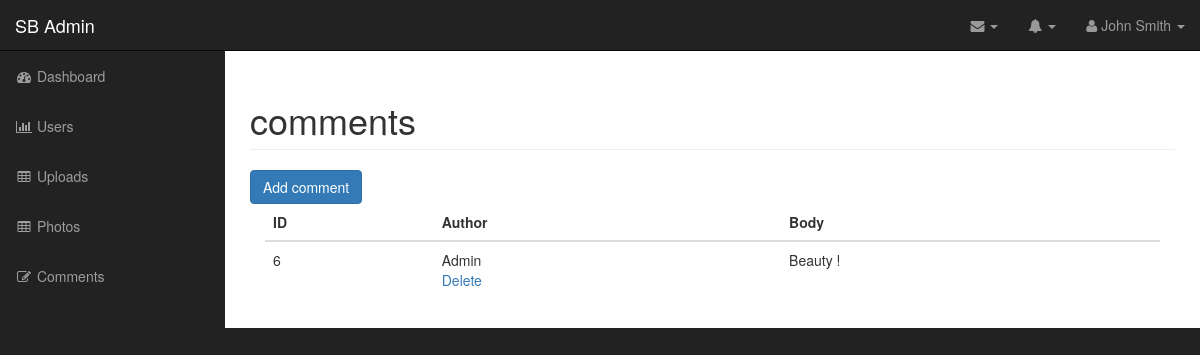
Screenshot of /admin/comment_photo.php?id=15 (signed in) with the database file from the repository.
### tables this page shows
CREATE TABLE `comments` (
  `id` int(11) NOT NULL,
  `photo_id` int(11) NOT NULL,
  `author` varchar(255) NOT NULL,
  `body` text NOT NULL
);

### admin/includes/database.php (called while the page is built, shortened)
<?php
class Database{
public $connection;
public function open_db_connection(){
$this->connection = new  mysqli(DB_HOST,DB_USER,DB_PASS,DB_NAME);
	}
public function query($sql){
	$result = $this->connection->query($sql);
	return $result;
}
public function escape_string($string){
		$escaped_string =$this->connection->real_escape_string($string);
		return $escaped_string;
}
}
$database = new Database();
 ?>

### admin/includes/comment.php (called while the page is built, shortened)
<?php
class Comment extends Db_object{
		protected static $db_table = "comments";
		public static function find_comment($photo_id=0){
			global $database;
			$photo_id = $database->escape_string($photo_id) ;
			$sql = "SELECT * FROM " . self::$db_table . " WHERE ";
			$sql .=	"photo_id = '{$photo_id}' ";
			$sql .= "ORDER BY photo_id ASC";
			return self::find_this_query($sql);
		}
}
 ?>

### admin/includes/db_object.php (called while the page is built, shortened)
<?php
class Db_object {
public static function find_this_query($sql){
	global $database;
	$result_set = $database->query($sql);
	$the_object_array = array();
	while ($row = mysqli_fetch_array($result_set)) {
		$the_object_array[] =static::instantation($row);
	}
	return $the_object_array;
}
public static function instantation($the_record){
	$the_object = new $calling_class;
	foreach ($the_record as $the_attribute => $value) {
		if ($the_object->has_the_attribute($the_attribute)) {
			$the_object->$the_attribute = $value;
		}
	}
	return $the_object;
}
public function has_the_attribute($the_attribute){
	$object_properties = get_object_vars($this);
	return array_key_exists($the_attribute, $object_properties);
	}
}
 ?>

### admin/comment_photo.php (the view, shortened to what this page needs)
<?php include("includes/header.php"); ?>
 <?php
$comments= Comment::find_comment($_GET['id'])
  ?>
        <nav class="navbar navbar-inverse navbar-fixed-top" role="navigation">
                <?php include("includes/top_nav.php"); ?>
                <?php include("includes/side_nav.php"); ?>
        </nav>
        <div id="page-wrapper">
             <div class="container-fluid">
                <div class="row">
                    <div class="col-lg-12">
                        <h1 class="page-header">
                           comments
                        </h1>
                        <a href="add_comment.php" class="btn btn-primary">Add comment</a>
                        <div class="col-md-12">
                            <table class="table table-hover">
                                <thead>
                                    <tr>
                                        <th>ID</th>
                                        <th>Author</th>
                                        <th>Body</th>
                                    </tr>
                                </thead>
                                <tbody>
                                    <?php foreach ($comments as $comment) : ?>
                                    <tr>
                                        <td><?php echo $comment->id; ?></td>
                                        <td><?php echo $comment->author; ?>
                                        <div class = "action_links">
                                            <a href="delete_comment_photo.php?id= <?php echo $comment->id ?>">Delete </a>
                                        </div>
                                        </td>
                                        <td><?php echo $comment->body; ?></td>
                                    </tr>
                                <?php endforeach; ?>
                                </tbody>
                            </table>
                        </div>
                    </div>
                </div>
            </div>
        </div>
  <?php include("includes/footer.php"); ?>

### admin/css/sb-admin.css (style rules this page uses)
body { margin-top: 100px; background-color: #222; }
@media (min-width:768px) { body { margin-top: 50px; } }
#page-wrapper { width: 100%; padding: 0; background-color: #fff; }
@media (min-width:768px) { #page-wrapper { padding: 10px; } }

### rows the page displays
comments: id "6", author "Admin", body "Beauty !"
